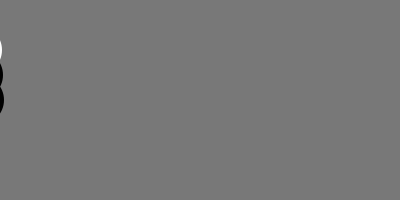
Frame 1 (no input)
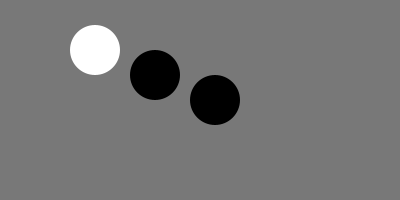
Frame 60 (the mouse pressed at the canvas centre just before this capture)
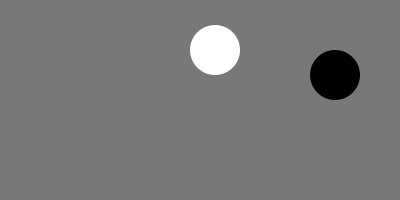
Frame 120 (the mouse held since frame 60 and released just before this capture)

The Processing sketch that drew these frames (run headless with seeded random() and noise(); from frame 60 on, the mouse is pressed at the canvas centre):

// Processing sketch: processing_79749
// ── processing_79749.pde

float x, y;
float dim = 50.0;
 
void setup() {
  size(400, 200);
  noStroke();
}
 
void draw() {
  background(120);
   
  x = x + 1;
   
  if (x > height + dim) {
    x = -dim;
  }
   

   
  translate(x, dim);
  fill(255);
  translate(x,dim/2);
  
  ellipse(-dim/2, -dim/2, dim, dim);
  fill(0);
  translate(x,dim/2);
  ellipse(-dim/2, -dim/2, dim, dim);
  translate(x,dim/2);
  ellipse(-dim/2, -dim/2, dim, dim);
 

}
